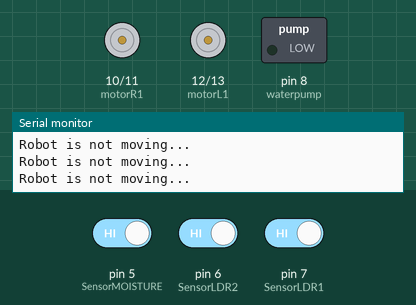
This sketch was run on a simulated Arduino Uno, built with avr-gcc and run on an emulated ATmega328P. Parts: motor-driver pin pairs drawn as motors (green arrow = first pin HIGH = forward, orange = second pin HIGH = backward, longer = more drive), switched loads named in the sketch (green lamp = pin HIGH), the last lines printed to the serial monitor. Dashed ring = blinking. The test bench sets the inputs (shaded band); at power-on: pin 5 (SensorMOISTURE) HIGH, pin 6 (SensorLDR2) HIGH, pin 7 (SensorLDR1) HIGH.

Above: at 1.2 s.
1.3 s: pin 5 (SensorMOISTURE) driven LOW
At 2.7 s:
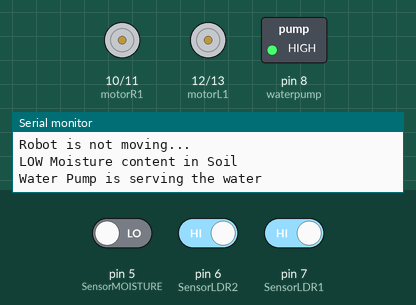
4.3 s: pin 6 (SensorLDR2) driven LOW
At 6.3 s:
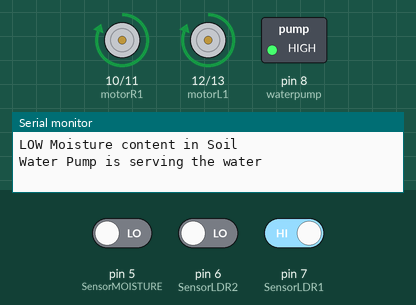
7.1 s: pin 7 (SensorLDR1) driven LOW
At 8.8 s:
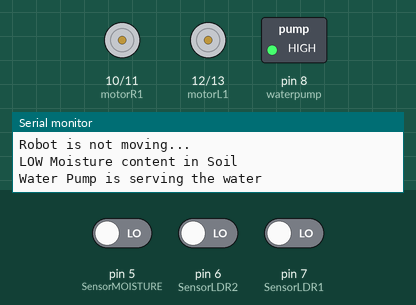
10.1 s: pin 6 (SensorLDR2) driven HIGH
At 12.4 s:
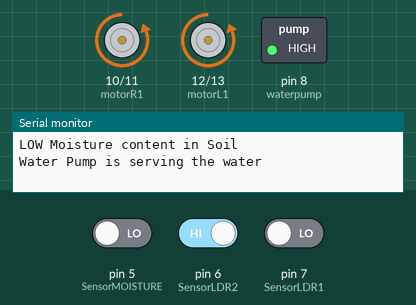
13.1 s: pin 5 (SensorMOISTURE) driven HIGH
At 13.98 s:
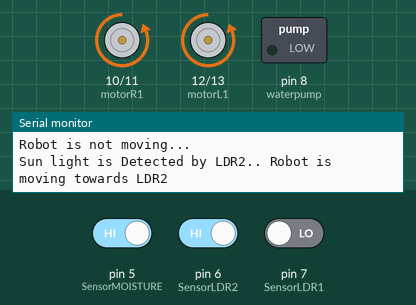
16.1 s: pin 7 (SensorLDR1) driven HIGH
At 16.7 s:
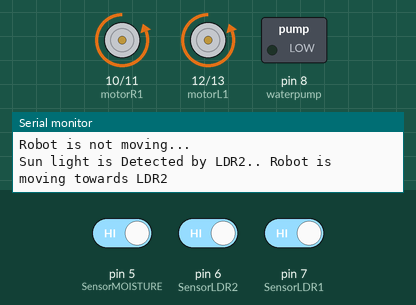
Timing chart, 0 to 18.6 s (numbered marks = the images above; inputs shaded):
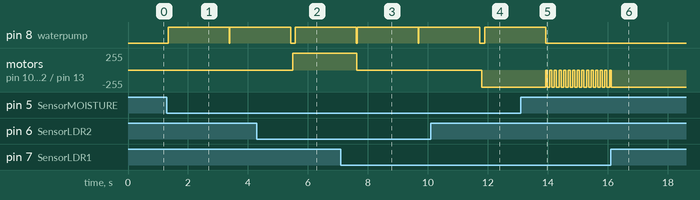

The sketch:

Smart_Plant__self--watering_n_sunlight__.ino
```cpp
//Motors
#define motorR1 10  // Assigning Right motor pin1 to digitalpin 10 of arduino
#define motorR2 11  // Assigning Right motor pin2 to digitalpin 11 of arduino
#define motorL1 12  // Assigning Left motor pin1 to digitalpin 12 of arduino
#define motorL2 13  // Assigning Left motor pin2 to digitalpin 13 of arduino
#define waterpump 8  // Assigning water pumping motor to digitalpin 8 of arduino

// Sensors
#define SensorLDR1 7  // Assigning LDR sensor1 to digitalpin7 of arduino
#define SensorLDR2 6  // Assigning LDR sensor2 to digitalpin6 of arduino
#define SensorMOISTURE 5 // Assigning Humidity sensor to digitalpin5 of arduino

void setup() {

   //SerialInit
      Serial.begin(9600);

  // OutPut Pins
  pinMode(motorR1 , OUTPUT);
  pinMode(motorR2, OUTPUT);
  pinMode(motorL1, OUTPUT);
  pinMode(motorL2, OUTPUT);

  pinMode(waterpump, OUTPUT);


  //InputPins
  pinMode(SensorLDR1 , INPUT_PULLUP);
  pinMode(SensorLDR2 , INPUT_PULLUP);
  pinMode(SensorMOISTURE, INPUT_PULLUP);


}

void loop() {
   Serial.print("Robot is not moving...\r\n");
   digitalWrite(motorR1, LOW); digitalWrite(motorR2, LOW);
   digitalWrite(motorL1, LOW); digitalWrite(motorL2, LOW);

   digitalWrite(waterpump, LOW); // Water pump is in OFF state

if(digitalRead(SensorLDR1) ==  HIGH && digitalRead(SensorLDR2) ==  LOW )
{
    Serial.print("Sun light is Detected by LDR1...Robot is moving towards LDR1\r\n");
   digitalWrite(motorR1, HIGH); digitalWrite(motorR2, LOW);
   digitalWrite(motorL1, HIGH); digitalWrite(motorL2, LOW);
    while(digitalRead(SensorLDR2) ==  HIGH);

    Serial.print("Sun light is Detected by both sensors.. Robot stops moving\r\n");
}

if(digitalRead(SensorLDR1) ==  LOW && digitalRead(SensorLDR2) ==  HIGH )
{
    Serial.print("Sun light is Detected by LDR2.. Robot is moving towards LDR2 \r\n");
   digitalWrite(motorR1, LOW); digitalWrite(motorR2, HIGH);
   digitalWrite(motorL1, LOW); digitalWrite(motorL2, HIGH);
    while(digitalRead(SensorLDR1) ==  HIGH);

    Serial.print("Sun light is Detected by both sensors.. Robot stops moving\r\n");
}

if(digitalRead(SensorMOISTURE) ==  LOW)
{
    Serial.print("LOW Moisture content in Soil \r\n");
    digitalWrite(waterpump, HIGH);
    Serial.print("Water Pump is serving the water \r\n");
    delay(2000);
    digitalWrite(waterpump, LOW);
    Serial.print("Water Pump is is in OFF state \r\n");

}


}
```

Measured:
- after the input at 1.3 s, pin 8 (waterpump): LOW → HIGH at once, → LOW 2.0 s later, → HIGH 0.02 s later
- after the input at 4.3 s, motor on pin 10 (motorR1) / pin 11 (motorR2), motor on pin 12 (motorL1) / pin 13 (motorL2): stopped → forward 255/255 after 1.2 s
- after the input at 7.1 s, motor on pin 10 (motorR1) / pin 11 (motorR2), motor on pin 12 (motorL1) / pin 13 (motorL2): goes on until 7.6 s, then stays stopped
- after the input at 10.1 s, motor on pin 10 (motorR1) / pin 11 (motorR2), motor on pin 12 (motorL1) / pin 13 (motorL2): stopped → backward 255/255 after 1.7 s
- after the input at 13.1 s, pin 8 (waterpump): goes on until 13.9 s, then stays LOW
- after the input at 16.1 s, motor on pin 10 (motorR1) / pin 11 (motorR2), motor on pin 12 (motorL1) / pin 13 (motorL2): goes on until 16.1 s, then stays backward 255/255
